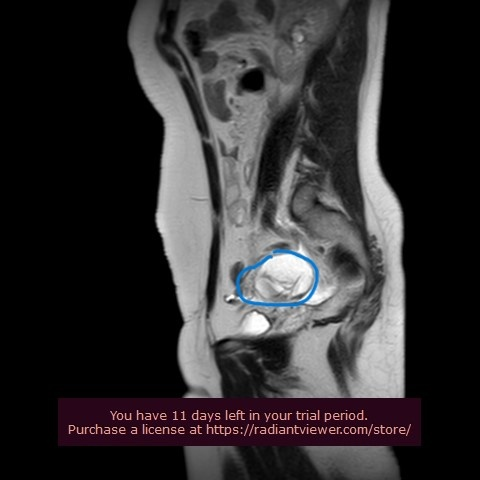
#> input picture test.jpg, 480 x 480 px
$ python main.py
#> lines starting #> are read from the running program, lines starting #| are printed output that depends on the picture; after the words box and inside, x2 and y2 are one past the last pixel; in counts of white or black regions, pixels touching at a corner belong together
import cv2
import numpy as np

image_path = "test.jpg"
image = cv2.imread(image_path)
#> image is the input picture: shape (480, 480, 3); mean B, G, R 49.1, 47.6, 50.1

hsv_image = cv2.cvtColor(image, cv2.COLOR_BGR2HSV)
#> hsv_image: shape (480, 480, 3); mean H, S, V 17, 19, 50.8


lower_blue = np.array([100, 150, 50])
upper_blue = np.array([140, 255, 255])

mask = cv2.inRange(hsv_image, lower_blue, upper_blue)
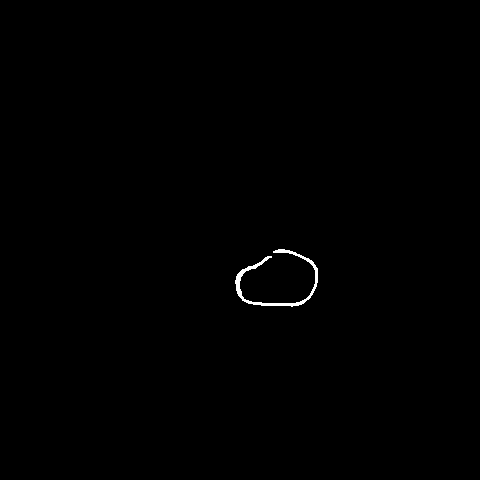
#> mask: shape (480, 480); 0.3% white; 1 white region, box (x1, y1, x2, y2) and area: (235, 249, 318, 307) 689

kernel = np.ones((5, 5), np.uint8)
dilated_mask = cv2.dilate(mask, kernel, iterations=1)
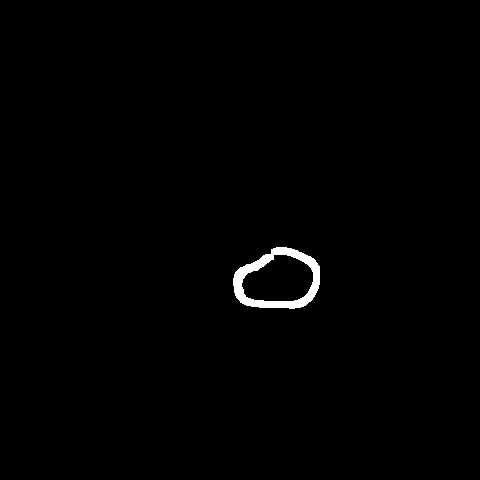
#> dilated_mask: shape (480, 480); 0.76% white; 1 white region, box (x1, y1, x2, y2) and area: (233, 247, 320, 309) 1750

result = cv2.bitwise_and(image, image, mask=dilated_mask)

cv2.imwrite("Extracted.jpg", result)

cv2.imshow("Original Image", image)
cv2.imshow("Extracted Blue Circle", result)
cv2.waitKey(0)
cv2.destroyAllWindows()
